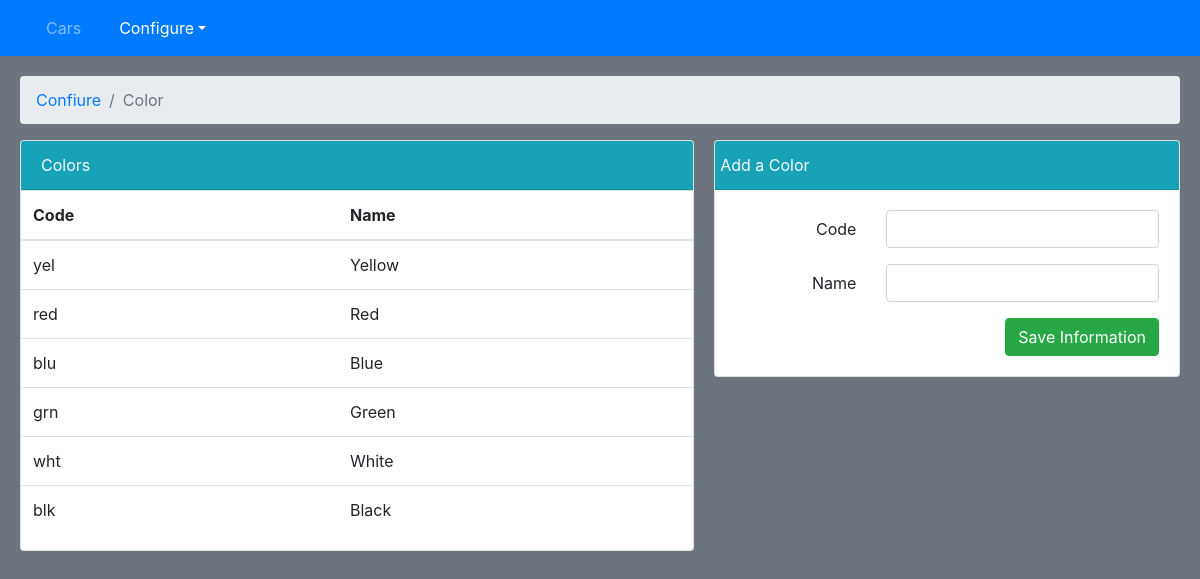
Page /colors on the committed database.
### Models/models.py (models this page shows, shortened)
class Color(models.Model):
	color_abbv = models.CharField(max_length=10)
	color_description = models.CharField(max_length=20)

### Interface/views.py (the view)
# urls.py: path('colors', views.colors, name="colors"),
def colors(request):
	car_colors = Color.objects.all()
	return render(request, 'color.html', {'colors':car_colors})

### Interface/templates/color.html (shortened to what this page needs)
<!DOCTYPE html>
<html>
<head>
	<link rel="stylesheet" href="https://stackpath.bootstrapcdn.com/bootstrap/4.4.1/css/bootstrap.min.css">
</head>
<body class="bg-secondary">
	<nav class="navbar navbar-expand-lg navbar-dark bg-primary">
  <div class="collapse navbar-collapse" id="navbarNavDropdown">
    <ul class="navbar-nav">
      <li class="nav-item ">
        <a class="nav-link" href="/" style="padding-right: 30px; padding-left: 30px">Cars <span class="sr-only">(current)</span></a>
      </li>
      <li class="nav-item dropdown active">
	    <a class="nav-link dropdown-toggle" data-toggle="dropdown" href="#" role="button" aria-haspopup="true" aria-expanded="false">Configure</a>
	  </li>
    </ul>
  </div>
</nav>
<div style="padding:20px; padding-bottom: 0px;">
	<nav aria-label="breadcrumb">
	  <ol class="breadcrumb">
	    <li class="breadcrumb-item"><a href="#">Confiure</a></li>
	    <li class="breadcrumb-item active" aria-current="page">Color</li>
	  </ol>
	</nav>
</div>
	<div style="padding:20px; padding-top: 0px;">
		<div class="row" style="padding-bottom:20px;">
		  <div class="col-sm-7 align-baseline" style="padding-right: 5px;">
			<div class="card">
			  <div class="card-header bg-info text-light">
			   Colors
			  </div>
			  <div class="card-body table-responsive p-0">
                <table class="table table-hover">
                  <thead>
                    <tr>
                      <th>Code</th>
                      <th>Name</th>
                    </tr>
                  </thead>
                  <tbody>
                    {% for color_line in colors %}
                    <tr>
                      <td>{{color_line.color_abbv}}</td>
                      <td>{{color_line.color_description}}</td>
                    </tr>
                   {% endfor %}
                  </tbody>
                </table>
              </div>
			</div>
		</div>
		<div class="col-sm-5 align-text-bottom">
			<div class="card ">
			  <div class="card-header bg-info text-light"  style="padding-left: 5px;"v>
			    Add a Color
			  </div>
				  <div class="card-body">
            <form id="addForm" action="add/color" method="POST">{% csrf_token %}
					   <div class="form-group row">
					    <label for="color" class="col-sm-4 col-form-label text-right">Code</label>
					    <div class="col-sm-8">
					      <input type="text" class="form-control" id="color_code" name="color_code">
					    </div>
					  </div>
					  <div class="form-group row">
					    <label for="color" class="col-sm-4 col-form-label text-right">Name</label>
					    <div class="col-sm-8">
					      <input type="text" class="form-control" id="color_name" name="color_name">
					    </div>
					  </div>
					  <div class="form-group text-right">
					     <button type="submit" class="btn btn-success float-lg-right">Save Information</button>
					  </div>
          </form>
				  </div>
			  </div>
			  </div>
			</div>
	</div>
</body>
</html>

### rows in the picture
Color: color_abbv "yel", color_description "Yellow"
Color: color_abbv "red", color_description "Red"
Color: color_abbv "blu", color_description "Blue"
Color: color_abbv "grn", color_description "Green"
Color: color_abbv "wht", color_description "White"
Color: color_abbv "blk", color_description "Black"
